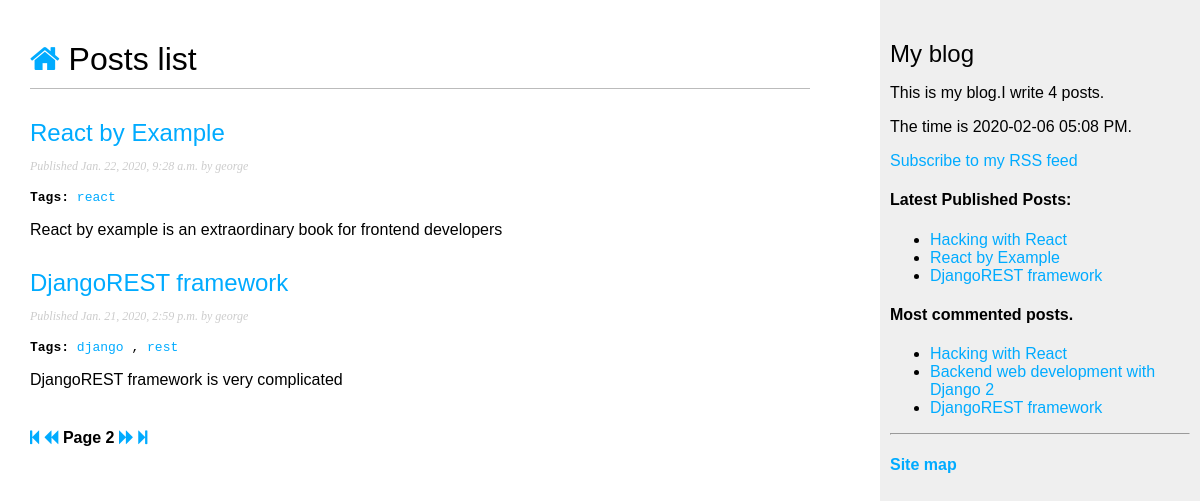
Screenshot of /blog/?page=2 with the database file from the repository.
### blog/models.py (models this page shows, shortened)
class Post(models.Model):
    STATUS_CHOICES=(
        ('draft', 'Draft'),
        ('published', 'Published'),
    )
    title = models.CharField(max_length=50)
    slug = models.SlugField(max_length=50, unique_for_date='publish')
    body = models.TextField()
    author = models.ForeignKey(User, on_delete=models.CASCADE, related_name='blog_posts')
    publish = models.DateTimeField(default=timezone.now)
    created = models.DateTimeField(auto_now_add=True)
    updated = models.DateTimeField(auto_now=True)
    status = models.CharField(max_length=10, choices=STATUS_CHOICES, default='draft')
    objects = models.Manager()
    published = PublishedManager()
    draft = DraftManager()
    tags=TaggableManager()
    class Meta:
        ordering=('-publish', 'title',)
    def get_absolute_url(self):
        return reverse('blog:post_detail', args=[self.publish.year,
                                    self.publish.strftime('%m'),
                                    self.publish.strftime('%d'),
                                    self.slug])

### blog/views.py (the view)
# urls.py: path('', views.post_list, name='post_list'),
def post_list(request, tag_slug=None):
    object_list=Post.objects.all()
    tag=None
    if tag_slug:
        tag=get_object_or_404(Tag, slug=tag_slug)
        object_list=object_list.filter(tags__in=[tag])
    paginator=Paginator(object_list,2)
    page=request.GET.get('page') # numarul paginii
    print(page)
    try:
        posts=paginator.page(page)
    except EmptyPage:
        posts=paginator.page(paginator.num_pages)
    except PageNotAnInteger:
        posts=paginator.page(1)
    return render(request, 'list.html', {'page':page, 'posts':posts, 'tag':tag})

### blog/models.py (called while the page is built)
    def get_queryset(self):
        return super(PublishedManager, self).get_queryset().filter(status='published')

### blog/templatetags/blog_tags.py (called while the page is built)
@register.simple_tag
def total_posts():
    return Post.published.count()

@register.simple_tag
def current_time(format_string):
    return timezone.datetime.now().strftime(format_string)

@register.inclusion_tag('latest_posts.html')
def show_latest_posts(count=5):
    latest_posts=Post.published.order_by('-publish')[:count]
    return {'latest_posts':latest_posts}

@register.simple_tag
def get_most_commented_posts():
    return Post.published.annotate(total_comments=Count('comments')).order_by('-total_comments')[:3]

@register.filter(name='markdown')
def markdown_format(text):
    return mark_safe(markdown(text))

### blog/templates/list.html
{% extends 'base.html' %}
{% load blog_tags %}
{% block content%}
<h1><a href="{% url 'blog:post_list'%}"><i class="fa fa-home"></i></a> Posts list</h1>
{% for post in posts %}
<h2><a href="{{ post.get_absolute_url }}">{{post.title}}</a></h2>
<p class="date">Published {{post.publish}} by {{post.author}}</p>
<p class="posts">
<code>
<strong>Tags:</strong>
{% for tag in post.tags.all %}
<a href="{% url 'blog:post_list_by_tag' tag.slug %}">{{tag.slug}}</a>
{% if not forloop.last %}, {% endif %}
{% endfor %}
</code>
</p>
<p>{{post.body|markdown|truncatewords_html:30}}</p>
{% endfor %}
<div class="pagination">
    <span class="step-links">
        {% if posts.has_previous %}
            <a href="?page=1"><i class="fa fa-step-backward"></i></a>
            <a href="?page={{ posts.previous_page_number }}"><i class="fa fa-backward"></i></a>
        {% endif %}
        <span class="current">
            Page {{ posts.number }}
        </span>
        {% if posts.has_next %}
            <a href="?page={{ posts.next_page_number }}"><i class="fa fa-forward"></i></a>
            <a href="?page={{ posts.paginator.num_pages }}"><i class="fa fa-step-forward"></i></a>
        {% endif %}
    </span>
</div>
{% endblock %}

### blog/templates/base.html (shortened to what this page needs)
{% load blog_tags %}
{% load static %}
<html>
<head>
<link href="{% static '/blog/css/blog.css' %}" rel="stylesheet">
<link href="//maxcdn.bootstrapcdn.com/font-awesome/4.7.0/css/font-awesome.min.css" rel="stylesheet">
</head>
<body>
<div id="content">
{% block content %}
{% endblock %}
</div>
<div id="sidebar">
<h2>My blog</h2>
<p>This is my blog.I write {% total_posts %} posts.</p>
{% current_time "%Y-%m-%d %I:%M %p" as the_time %}
<p>The time is {{ the_time }}.</p>
<p><a href="{% url 'blog:post_feed' %}">Subscribe to my RSS feed</a></p>
<h4>Latest Published Posts:</h4>
{% show_latest_posts 3 %}
<h4>Most commented posts.</h4>
{% get_most_commented_posts as most_commented_posts %}
<ul>
{% for post in most_commented_posts %}
<li><a href="{{post.get_absolute_url}}">{{post.title}}</a></li>
{% endfor %}
</ul>
<hr/>
<h4><a href="/sitemap.xml">Site map</a></h4>
</div>
</body>
</html>

### blog/templates/latest_posts.html
<ul>
{% for post in latest_posts %}
<li><a href="{{ post.get_absolute_url }}">{{post.title}}</a></li>
{% endfor %}
</ul>

### blog/static/blog/css/blog.css (style rules this page uses)
body { margin:0; padding:0; font-family:helvetica, sans-serif; }
a { color:#00abff; text-decoration:none; }
h1 { font-weight:normal; border-bottom:1px solid #bbb; padding:0 0 10px 0; }
h2 { font-weight:normal; margin:30px 0 0; }
#content { float:left; width:65%; padding:0 0 0 30px; padding-top: 20px; }
#sidebar { float:right; width:25%; padding:10px; background:#efefef; height:100%; }
p.date { color:#ccc; font-family: georgia, serif; font-size: 12px; font-style: italic; }
.pagination { margin:40px 0; font-weight:bold; }

### rows the page displays
Post: title "React by Example", publish "Jan. 22, 2020, 9:28 a.m.", author "george", body "React by example is an extraordinary book for frontend developers"
Tag: slug "react"
Post: title "DjangoREST framework", publish "Jan. 21, 2020, 2:59 p.m.", author "george", body "DjangoREST framework is very complicated"
Tag: slug "django"
Tag: slug "rest"
Post: title "Hacking with React"
Post: title "Backend web development with Django 2"

### other values shown
{{ posts.number }} "2"
{{ the_time }} "2020-02-06 05:08 PM"
